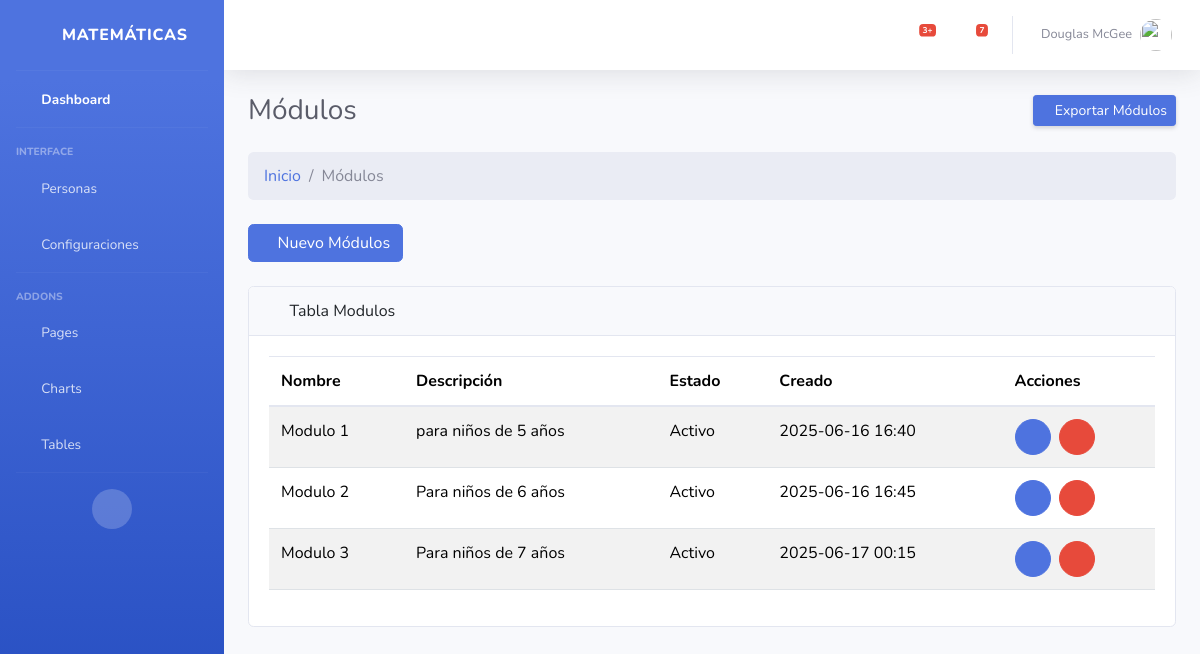
Before: /modulo/ with the older database file.
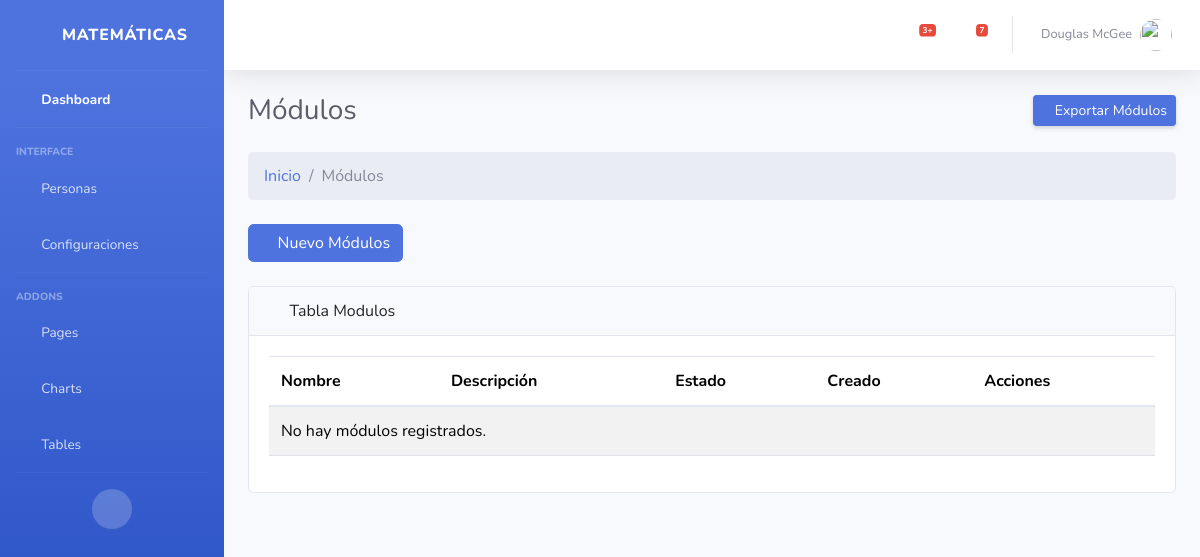
After: the same page with the newer database file.
### Aplicaciones/core/models.py (models this page shows, shortened)
class Modulos(models.Model):
    mod_id = models.AutoField(primary_key=True)
    mod_nombre = models.CharField(max_length=50,null=False,unique=True,verbose_name="Nombre del modulo:")
    mod_descripcion = models.CharField(max_length=100,null=False,verbose_name="Descripción del modulo:")
    mod_estado = models.BooleanField(default=True,verbose_name='Estado:')
    mod_fecha_creacion = models.DateTimeField(auto_now_add=True,verbose_name='Creado el:')
    mod_fecha_actualizacion = models.DateTimeField(auto_now=True,verbose_name='Actualizado el:')

### Aplicaciones/core/views/crud_modulos_views.py (the view, shortened to what this page needs)
# urls.py: path('modulo/', crud_modulos_views.index, name='modulo_index'),
def index(request):
    modulos = Modulos.objects.all()
    form = ModulosForm()
    form_editar = None
    modulo_a_editar = None
    return render(request, 'modulo/index.html', {
        'modulos': modulos,
        'form': form,
        'form_editar': form_editar,
        'modulo_a_editar': modulo_a_editar
    })

### Aplicaciones/core/templates/modulo/Index.html (shortened to what this page needs)
{% extends "plantillas/MasterAdmin.html" %}
{% load static %}
{% block content %}
<div class="container-fluid ">
    <div class="d-sm-flex align-items-center justify-content-between mb-4">
        <h1 class="h3 mb-0 text-gray-800">Módulos</h1>
        <a href="#" class="d-none d-sm-inline-block btn btn-sm btn-primary shadow-sm"><i
                class="fas fa-upload fa-sm text-white-50"></i> Exportar Módulos </a>
    </div>
    <ol class="breadcrumb mb-4">
        <li class="breadcrumb-item"><a href="{% url 'inicio' %}">Inicio</a></li>
        <li class="breadcrumb-item active">Módulos</li>
    </ol>
    <div class="mb-4">
        <a href="#" class="btn btn-primary" type="button" data-bs-toggle="modal" data-bs-target="#modalCrear"><i
                class="fas fa-plus"></i> Nuevo
            Módulos</a>
    </div>
    <div class="card mb-4">
        <div class="card-header">
            <i class="fas fa-table me-1"></i>
            Tabla Modulos
        </div>
        <div class="card-body">
            <div class="table-responsive">
                <table class="table table-striped" id="tbl-admin" width="100%" cellspacing="0">
                    <thead>
                        <tr>
                            <th>Nombre</th>
                            <th>Descripción</th>
                            <th>Estado</th>
                            <th>Creado</th>
                            <th>Acciones</th>
                        </tr>
                    </thead>
                    <tbody>
                        {% for modulo in modulos %}
                        <tr>
                            <td>{{ modulo.mod_nombre }}</td>
                            <td>{{ modulo.mod_descripcion }}</td>
                            <td>{{ modulo.mod_estado|yesno:"Activo,Inactivo" }}</td>
                            <td>{{ modulo.mod_fecha_creacion|date:"Y-m-d H:i" }}</td>
                            <td>
                                <div class="d-flex gap-2">
                                    <a href="#"
                                        class="btn btn-sm btn-primary rounded-circle d-flex align-items-center justify-content-center"
                                        style="width: 36px; height: 36px;" data-bs-toggle="modal"
                                        data-bs-target="#modalEditar{{ modulo.mod_id }}">
                                        <i class="fas fa-edit"></i>
                                    </a>
                                    <a href="#" class="btn btn-sm btn-danger rounded-circle d-flex align-items-center justify-content-center"
                                    style="width: 36px; height: 36px;" data-bs-toggle="modal" data-bs-target="#modalEliminar{{ modulo.mod_id }}">
                                    <i class="fas fa-trash-alt"></i>
                                    </a>
                                </div>
                            </td>
                        </tr>
                        {% empty %}
                        <tr>
                            <td colspan="6">No hay módulos registrados.</td>
                        </tr>
                        {% endfor %}
                    </tbody>
                </table>
            </div>
        </div>
        {% endblock %}

Changed rows visible on the page:
removed Modulos: mod_nombre "Modulo 1", mod_descripcion "para niños de 5 años", mod_estado "Activo", mod_fecha_creacion "2025-06-16 16:40"
removed Modulos: mod_nombre "Modulo 2", mod_descripcion "Para niños de 6 años", mod_estado "Activo", mod_fecha_creacion "2025-06-16 16:45"
removed Modulos: mod_nombre "Modulo 3", mod_descripcion "Para niños de 7 años", mod_estado "Activo", mod_fecha_creacion "2025-06-17 00:15"
Other visible differences:
text now shown: "No hay módulos registrados."
